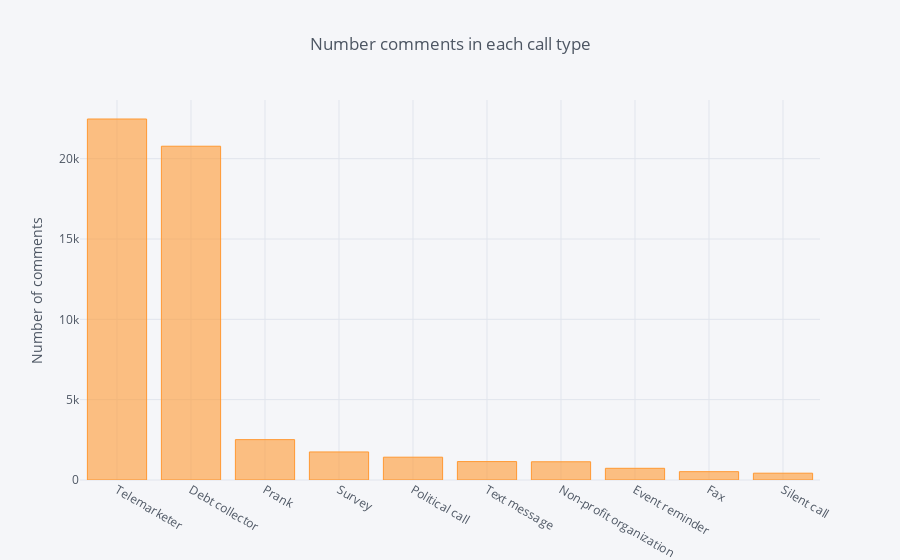

Source (notebook cell):
### Code cell
df['call_type'].value_counts().sort_values(ascending=False).iplot(kind='bar', yTitle='Number of comments', 
                                                                title='Number comments in each call type')

### Figure 1 — Plotly figure (JSON) as saved in the notebook; plotly's stock layout.template omitted (floating-point values rounded to 4 significant figures)
{"data": [{"marker": {"color": "rgba(255, 153, 51, 0.6)", "line": {"color": "rgba(255, 153, 51, 1.0)", "width": 1}}, "name": "call_type", "orientation": "v", "text": "", "type": "bar", "uid": "f074438f-b410-495c-9be2-4079e5f15b50", "x": ["Telemarketer", "Debt collector", "Prank", "Survey", "Political call", "Text message", "Non-profit organization", "Event reminder", "Fax", "Silent call"], "y": [22470, 20775, 2513, 1746, 1420, 1146, 1134, 728, 519, 423]}], "layout": {"legend": {"bgcolor": "#F5F6F9", "font": {"color": "#4D5663"}}, "paper_bgcolor": "#F5F6F9", "plot_bgcolor": "#F5F6F9", "title": {"font": {"color": "#4D5663"}, "text": "Number comments in each call type"}, "xaxis": {"gridcolor": "#E1E5ED", "showgrid": true, "tickfont": {"color": "#4D5663"}, "title": {"font": {"color": "#4D5663"}, "text": ""}, "zerolinecolor": "#E1E5ED"}, "yaxis": {"gridcolor": "#E1E5ED", "showgrid": true, "tickfont": {"color": "#4D5663"}, "title": {"font": {"color": "#4D5663"}, "text": "Number of comments"}, "zerolinecolor": "#E1E5ED"}}}
